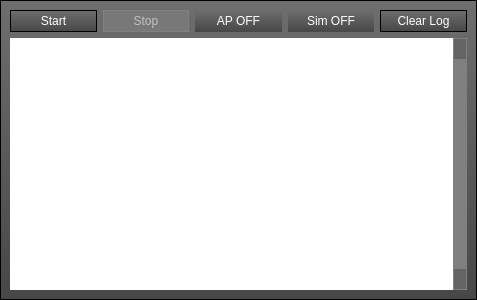
<?xml version="1.0" encoding="UTF-8"?>
<ui version="4.0">
 <class>HITLWidget</class>
 <widget class="QWidget" name="HITLWidget">
  <property name="geometry">
   <rect>
    <x>0</x>
    <y>0</y>
    <width>477</width>
    <height>300</height>
   </rect>
  </property>
  <property name="sizePolicy">
   <sizepolicy hsizetype="Preferred" vsizetype="Preferred">
    <horstretch>0</horstretch>
    <verstretch>0</verstretch>
   </sizepolicy>
  </property>
  <property name="windowTitle">
   <string>Form</string>
  </property>
  <property name="styleSheet">
   <string notr="true">

QScrollBar:vertical {
      border: 1px solid grey;
      background: grey;
      margin: 22px 0 22px 0;
  }

QScrollBar:vertical:disabled {
      border: 1px solid grey;
      
	background-color: grey;
      margin: 22px 0 22px 0;
  }

  QScrollBar::handle:vertical {
background-color: qlineargradient(spread:pad, x1:0.5, y1:0, x2:0.5, y2:1, stop:0 rgba(120, 120, 255, 255), stop:1 rgba(80, 80, 160, 255));
      min-height: 20px;
  }

QScrollBar::handle:vertical:disabled{
background-color: grey;
      min-height: 20px;
  }


  QScrollBar::handle:vertical:pressed {

     background-color: rgb(85, 85, 255);
background-color: qlineargradient(spread:pad, x1:0.5, y1:0, x2:0.5, y2:1, stop:0 rgba(170, 170, 255, 255), stop:1 rgba(80, 80, 160, 255));

      min-height: 20px;
  }

  QScrollBar::add-line:vertical {
      border: 1px solid black;
background-color: qlineargradient(spread:pad, x1:0.5, y1:0, x2:0.5, y2:1, stop:0 rgba(48, 48, 48, 255), stop:1 rgba(120, 120, 120, 255));
      height: 20px;
      subcontrol-position: bottom;
      subcontrol-origin: margin;
  }

 QScrollBar::add-line:vertical:disabled {
background-color: qlineargradient(spread:pad, x1:0.5, y1:0, x2:0.5, y2:1, stop:0 rgba(100, 100, 100, 255));
      border: 1px solid grey;

  }

 QScrollBar::sub-line:vertical:disabled {
background-color: qlineargradient(spread:pad, x1:0.5, y1:0, x2:0.5, y2:1, stop:0 rgba(100, 100, 100, 255));
 border: 1px solid grey;

  }

 QScrollBar::add-line:vertical:pressed {
background-color: qlineargradient(spread:pad, x1:0.5, y1:0, x2:0.5, y2:1, stop:0 rgba(255, 255, 255, 200), stop:1 rgba(180, 180, 180, 200));
  }

 QScrollBar::sub-line:vertical:pressed {
background-color: qlineargradient(spread:pad, x1:0.5, y1:0, x2:0.5, y2:1, stop:0 rgba(255, 255, 255, 200), stop:1 rgba(180, 180, 180, 200));
  }

  QScrollBar::sub-line:vertical {
      border: 1px solid black;      
background-color: qlineargradient(spread:pad, x1:0.5, y1:0, x2:0.5, y2:1, stop:0 rgba(48, 48, 48, 255), stop:1 rgba(120, 120, 120, 255));
      height: 20px;
      subcontrol-position: top;
      subcontrol-origin: margin;
  }
 QScrollBar::down-arrow:vertical {
	
	image: url(:/hitlnew/images/arrow-down2.png);
  }

  QScrollBar::up-arrow:vertical {
	image: url(:/hitlnew/images/arrow-up2.png);
  }

  QScrollBar::add-page:vertical, QScrollBar::sub-page:vertical {
      background: none;
  }


QPushButton {
background-color: qlineargradient(spread:pad, x1:0.5, y1:0, x2:0.5, y2:1, stop:0 rgba(110, 110, 110, 255), stop:1 rgba(71, 71, 71, 255));

	color: rgb(255, 255, 255);
border: 1px solid black; 
width: 66px;
height: 20px;
}

QPushButton:disabled {
background-color: qlineargradient(spread:pad, x1:0.5, y1:0, x2:0.5, y2:1, stop:0 rgba(120, 120, 120, 255));
	color: rgb(194, 194, 194);
border: 1px solid gray; 
width: 66px;
height: 20px;
}

QPushButton:hover {
background-color: qlineargradient(spread:pad, x1:0.5, y1:0, x2:0.5, y2:1, stop:0 rgba(255, 255, 255, 200), stop:1 rgba(180, 180, 180, 200));
color: rgb(255, 255, 255);
border: 0px; 
}
QPushButton:pressed {
background-color: qlineargradient(spread:pad, x1:0.5, y1:0, x2:0.5, y2:1, stop:0 rgba(48, 48, 48, 255), stop:1 rgba(120, 120, 120, 255));
color: rgb(255, 255, 255);
border: 0px; 
}

QPushButton:checked {
background-color: qlineargradient(spread:pad, x1:0.5, y1:0, x2:0.5, y2:1, stop:0 rgba(48, 48, 48, 255), stop:1 rgba(120, 120, 120, 255));
color: rgb(255, 255, 255);
border: 0px; 
}</string>
  </property>
  <layout class="QVBoxLayout" name="verticalLayout">
   <property name="margin">
    <number>0</number>
   </property>
   <item>
    <widget class="QFrame" name="frame">
     <property name="sizePolicy">
      <sizepolicy hsizetype="Preferred" vsizetype="Preferred">
       <horstretch>0</horstretch>
       <verstretch>0</verstretch>
      </sizepolicy>
     </property>
     <property name="minimumSize">
      <size>
       <width>0</width>
       <height>0</height>
      </size>
     </property>
     <property name="maximumSize">
      <size>
       <width>16777215</width>
       <height>16777215</height>
      </size>
     </property>
     <property name="styleSheet">
      <string notr="true">

QFrame{
background-color: qlineargradient(spread:pad, x1:0.5, y1:0, x2:0.5, y2:1, stop:0 rgba(110, 110, 110, 255), stop:1 rgba(71, 71, 71, 255));
color: rgba(0, 0, 0, 128);
}
</string>
     </property>
     <property name="frameShape">
      <enum>QFrame::StyledPanel</enum>
     </property>
     <property name="frameShadow">
      <enum>QFrame::Raised</enum>
     </property>
     <layout class="QVBoxLayout" name="verticalLayout_2">
      <property name="sizeConstraint">
       <enum>QLayout::SetMaximumSize</enum>
      </property>
      <item>
       <layout class="QHBoxLayout" name="horizontalLayout">
        <property name="sizeConstraint">
         <enum>QLayout::SetDefaultConstraint</enum>
        </property>
        <item>
         <widget class="QPushButton" name="startButton">
          <property name="toolTip">
           <string>Request update</string>
          </property>
          <property name="styleSheet">
           <string notr="true"/>
          </property>
          <property name="text">
           <string>Start</string>
          </property>
         </widget>
        </item>
        <item>
         <widget class="QPushButton" name="stopButton">
          <property name="enabled">
           <bool>false</bool>
          </property>
          <property name="toolTip">
           <string>Send update</string>
          </property>
          <property name="text">
           <string>Stop</string>
          </property>
         </widget>
        </item>
        <item>
         <widget class="QLabel" name="apLabel">
          <property name="minimumSize">
           <size>
            <width>0</width>
            <height>22</height>
           </size>
          </property>
          <property name="font">
           <font>
            <weight>50</weight>
            <bold>false</bold>
           </font>
          </property>
          <property name="layoutDirection">
           <enum>Qt::LeftToRight</enum>
          </property>
          <property name="autoFillBackground">
           <bool>false</bool>
          </property>
          <property name="styleSheet">
           <string notr="true">color: rgb(255, 255, 255);</string>
          </property>
          <property name="text">
           <string>AP OFF</string>
          </property>
          <property name="alignment">
           <set>Qt::AlignCenter</set>
          </property>
         </widget>
        </item>
        <item>
         <widget class="QLabel" name="simLabel">
          <property name="minimumSize">
           <size>
            <width>0</width>
            <height>22</height>
           </size>
          </property>
          <property name="styleSheet">
           <string notr="true">color: rgb(255, 255, 255);</string>
          </property>
          <property name="text">
           <string>Sim OFF</string>
          </property>
          <property name="alignment">
           <set>Qt::AlignCenter</set>
          </property>
         </widget>
        </item>
        <item>
         <widget class="QPushButton" name="buttonClearLog">
          <property name="text">
           <string>Clear Log</string>
          </property>
         </widget>
        </item>
       </layout>
      </item>
      <item>
       <widget class="QTextEdit" name="textBrowser">
        <property name="sizePolicy">
         <sizepolicy hsizetype="Expanding" vsizetype="Expanding">
          <horstretch>0</horstretch>
          <verstretch>0</verstretch>
         </sizepolicy>
        </property>
        <property name="minimumSize">
         <size>
          <width>0</width>
          <height>0</height>
         </size>
        </property>
        <property name="autoFillBackground">
         <bool>false</bool>
        </property>
        <property name="styleSheet">
         <string notr="true">QTextEdit {
	background-color: white;
	color: rgb(0, 0, 0);
}</string>
        </property>
        <property name="frameShape">
         <enum>QFrame::NoFrame</enum>
        </property>
        <property name="frameShadow">
         <enum>QFrame::Plain</enum>
        </property>
        <property name="verticalScrollBarPolicy">
         <enum>Qt::ScrollBarAlwaysOn</enum>
        </property>
       </widget>
      </item>
     </layout>
    </widget>
   </item>
  </layout>
 </widget>
 <resources/>
 <connections/>
</ui>
